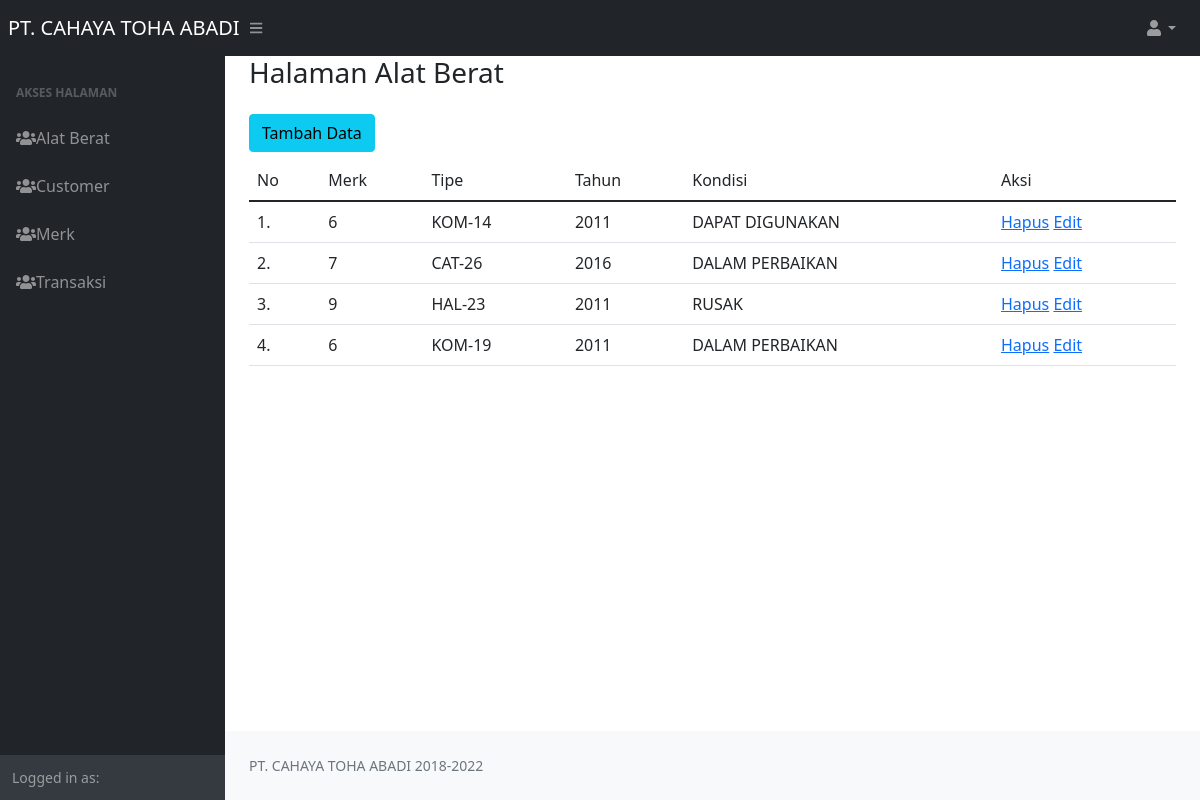
/index.php/alatberat, run on the app's committed database.
### tables this page shows
CREATE TABLE `alatberat` (
  `id` int(11) NOT NULL,
  `merk` int(11) NOT NULL,
  `tipe` varchar(40) NOT NULL,
  `tahun` varchar(4) NOT NULL,
  `kondisi` varchar(100) NOT NULL
);

### application/controllers/Alatberat.php (called while the page is built, shortened)
<?php
class Alatberat extends CI_Controller
{
    public function __construct()
    {
        $this->load->model('Alatberat_model');
        $this->load->model('Merk_model');
    }
    public function index()
    {
        $data['judul'] = "Halaman Alat Berat";
        $data['user'] = $this->db->get_where('user', ['email' => $this->session->userdata('email')])->row_array();
        $data['alatberat'] = $this->Alatberat_model->get();
        $this->load->view("layout/header", $data);
        $this->load->view("alatberat/vw_alatberat", $data);
        $this->load->view("layout/footer", $data);
    }
}

### index.php (called while the page is built, shortened)
<?php
require_once BASEPATH.'core/CodeIgniter.php';

### application/models/Alatberat_model.php (called while the page is built, shortened)
<?php
class Alatberat_model extends CI_Model
{
    public $table = 'alatberat';
    public function get()
    {
        $this->db->from($this->table);
        $query = $this->db->get();
        return $query->result_array();
    }
}

### application/views/alatberat/vw_alatberat.php (the view)
<div class="container-fluid px-4">
    <h1 class="h3 mb-4 text-gray-800"><?php echo $judul; ?></h1>
    <div class="row">
        <div class="col-md-6"><a href="<?= base_url() ?>Alatberat/tambah" class="btn btn-info mb-2">Tambah Data</a></div>
        <div class="col-md-12">
            <table class="table">
                <thead>
                    <tr>
                        <td>No</td>
                        <td>Merk</td>
                        <td>Tipe</td>
                        <td>Tahun</td>
                        <td>Kondisi</td>
                        <td>Aksi</td>
                    </tr>
                </thead>
                <tbody>
                    <?php $i = 1; ?>
                    <?php foreach ($alatberat as $us) : ?>
                        <tr>
                            <td><?= $i; ?>.</td>
                            <td><?= $us['merk']; ?></td>
                            <td><?= $us['tipe']; ?></td>
                            <td><?= $us['tahun']; ?></td>
                            <td><?= $us['kondisi']; ?></td>
                            <td>
                                <a href="<?= base_url('Alatberat/hapus/') . $us['id']; ?>">Hapus</a>
                                <a href="<?= base_url('Alatberat/edit/') . $us['id']; ?>">Edit</a>
                            </td>
                        </tr>
                        <?php $i++; ?>
                    <?php endforeach; ?>
                </tbody>
            </table>
        </div>
    </div>
</div>

### application/views/layout/header.php (shortened to what this page needs)
<!DOCTYPE html>
<html lang="en">
<head>
    <link href="<?= base_url('assets/dist/') ?>css/styles.css" rel="stylesheet" />
</head>
<body>
    <nav class="sb-topnav navbar navbar-expand navbar-dark bg-dark">
        <h6 class="navbar-brand ps-2" href="">PT. CAHAYA TOHA ABADI</h6>
        <button class="btn btn-link btn-sm order-1 order-lg-0 me-6 me-lg-2 ps-4 " id="sidebarToggle" href="#!"><i class="fas fa-bars"></i></button>
        <ul class="navbar-nav ms-auto me-0 me-md-3 my-2 my-md-0">
            <li class="nav-item dropdown">
                <a class="nav-link dropdown-toggle" id="navbarDropdown" href="#" role="button" data-bs-toggle="dropdown" aria-expanded="false"><i class="fas fa-user fa-fw"></i></a>
            </li>
        </ul>
    </nav>
    <div id="layoutSidenav">
        <div id="layoutSidenav_nav">
            <nav class="sb-sidenav accordion sb-sidenav-dark" id="sidenavAccordion">
                <div class="sb-sidenav-menu">
                    <div class="nav">
                        <div class="sb-sidenav-menu-heading">Akses Halaman</div>
                        <?php
                        if ($user['role'] == 'SuperAdmin') { ?>
                            <li class="nav-item">
                                <a class="nav-link collapsed" href="<?= site_url('User/') ?>">
                                    <i class="fas fa-fw fa-users"></i>
                                    <span> User</span>
                                </a>
                            </li>
                            <li class="nav-item">
                                <a class="nav-link collapsed" href="<?= site_url('Alatberat/') ?>">
                                    <i class="fas fa-fw fa-users"></i>
                                    <span> Alat Berat</span>
                                </a>
                            </li>
                            <li class="nav-item">
                                <a class="nav-link collapsed" href="<?= site_url('Customer/') ?>">
                                    <i class="fas fa-fw fa-users"></i>
                                    <span> Customer</span>
                                </a>
                            </li>
                            <li class="nav-item">
                                <a class="nav-link collapsed" href="<?= site_url('Merk/') ?>">
                                    <i class="fas fa-fw fa-users"></i>
                                    <span> Merk</span>
                                </a>
                            </li>
                            <li class="nav-item">
                                <a class="nav-link collapsed" href="<?= site_url('Transaksi/') ?>">
                                    <i class="fas fa-fw fa-users"></i>
                                    <span> Transaksi</span>
                                </a>
                            </li>
                        <?php } else {
                        ?>
                            <li class="nav-item">
                                <a class="nav-link collapsed" href="<?= site_url('Alatberat/') ?>">
                                    <i class="fas fa-fw fa-users"></i>
                                    <span> Alat Berat</span>
                                </a>
                            </li>
                            <li class="nav-item">
                                <a class="nav-link collapsed" href="<?= site_url('Customer/') ?>">
                                    <i class="fas fa-fw fa-users"></i>
                                    <span> Customer</span>
                                </a>
                            </li>
                            <li class="nav-item">
                                <a class="nav-link collapsed" href="<?= site_url('Merk/') ?>">
                                    <i class="fas fa-fw fa-users"></i>
                                    <span> Merk</span>
                                </a>
                            </li>
                            <li class="nav-item">
                                <a class="nav-link collapsed" href="<?= site_url('Transaksi/') ?>">
                                    <i class="fas fa-fw fa-users"></i>
                                    <span> Transaksi</span>
                                </a>
                            </li>
                        <?php } ?>
                    </div>
                </div>
                <div class="sb-sidenav-footer">
                    <div class="small">Logged in as: <?php echo $user['role']; ?></div>
                </div>
            </nav>
        </div>
        <div id="layoutSidenav_content">
            <main>

### application/views/layout/footer.php (shortened to what this page needs)
</main>
<footer class="py-4 bg-light mt-auto">
    <div class="container-fluid px-4">
        <div class="d-flex align-items-center justify-content-between small">
            <div class="text-muted">PT. CAHAYA TOHA ABADI 2018-2022</div>
        </div>
    </div>
</footer>
</div>
</div>
</body>
</html>

### data on the page
alatberat: merk "6", tipe "KOM-14", tahun "2011", kondisi "DAPAT DIGUNAKAN"
alatberat: merk "7", tipe "CAT-26", tahun "2016", kondisi "DALAM PERBAIKAN"
alatberat: merk "9", tipe "HAL-23", tahun "2011", kondisi "RUSAK"
alatberat: merk "6", tipe "KOM-19", tahun "2011", kondisi "DALAM PERBAIKAN"

### other printed values
$judul "Halaman Alat Berat"
